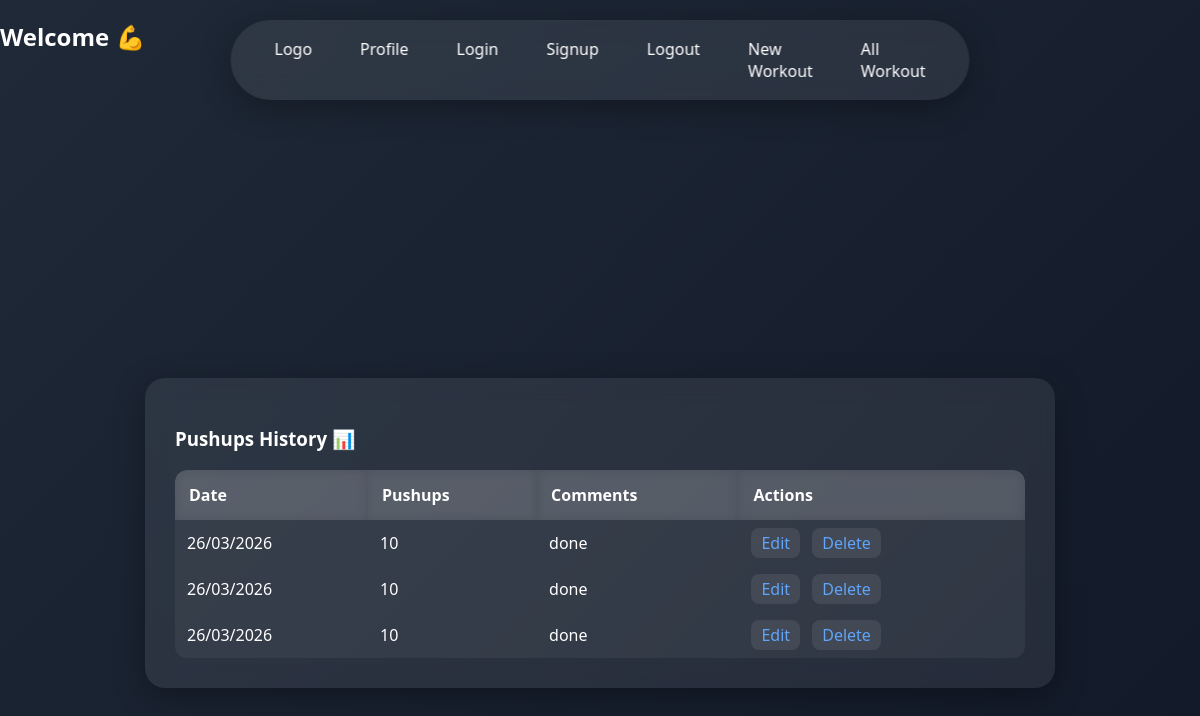
Page /all (signed in) on the earlier database version.
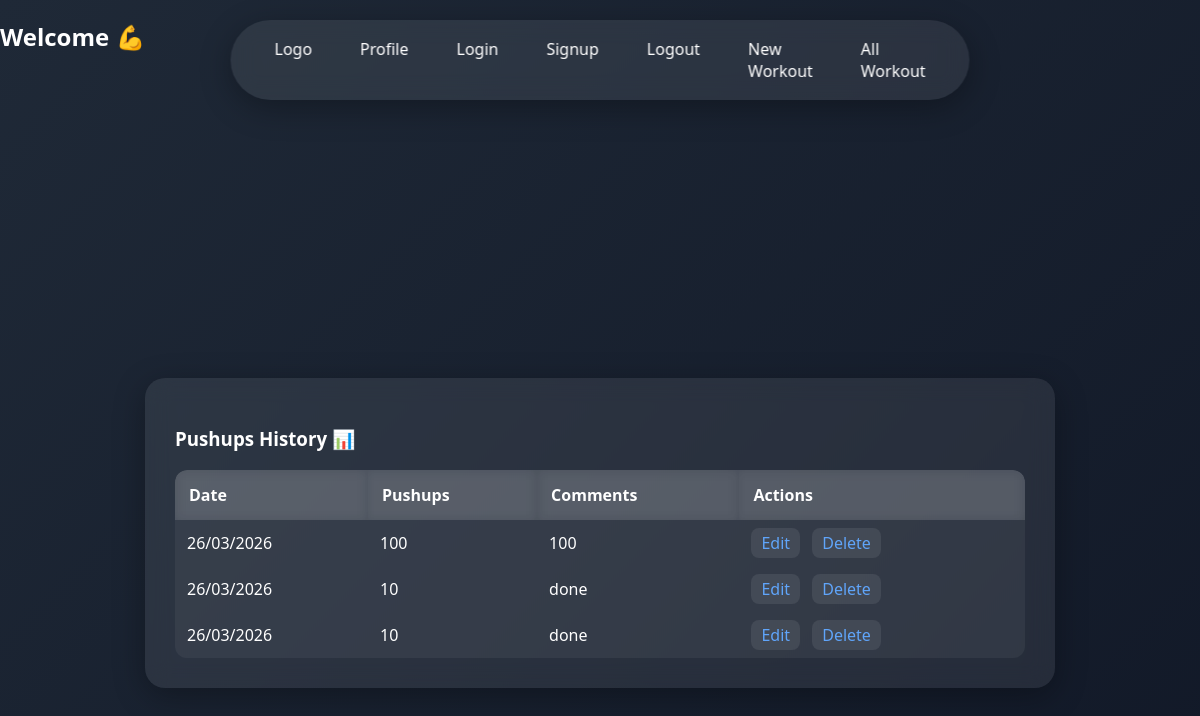
Same page on the later database version.
### pushups_logger/models.py (models this page shows)
class Workout(db.Model):
    id = db.Column(db.Integer, primary_key=True)
    pushups = db.Column(db.Integer,nullable=False)
    date_posted = db.Column(db.DateTime,nullable=False,default=datetime.utcnow)
    comment = db.Column(db.Text, nullable=False)
    user_id = db.Column(db.Integer, db.ForeignKey('user.id'), nullable=False)

### pushups_logger/main.py (the view)
@main.route('/all')
@login_required
def user_workouts():
    user = User.query.filter_by(email=current_user.email).first_or_404()
    workouts = user.workouts
    return render_template('all_workouts.html',workouts=workouts,user=user)

### pushups_logger/__init__.py (called while the page is built)
def create_app():
    app = Flask(__name__)
    basedir = os.path.abspath(os.path.dirname(__file__))
    app.config['SECRET_KEY'] = 'secret-key'
    app.config['SQLALCHEMY_DATABASE_URI'] = 'sqlite:///' + os.path.join(basedir, 'db.sqlite')
    app.config['SQLALCHEMY_DATABASE_URI'] = 'sqlite:///db.sqlite'
    db.init_app(app)
    login_manager = LoginManager()
    login_manager.login_view = 'auth.login'
    login_manager.init_app(app)
    from .models import User
    @login_manager.user_loader
    def load_user(user_id):
        return User.query.get(int(user_id))
    from .main import main as main_blueprint
    app.register_blueprint(main_blueprint)
    from .auth import auth as auth_blueprint
    app.register_blueprint(auth_blueprint)
    from . import models
    return app

### pushups_logger/templates/all_workouts.html (shortened to what this page needs)
{% extends 'base.html' %}
{% block head %}
{{ super() }}
    <link rel="stylesheet" href="/static/style.css">
{% endblock %}
{% block content %}
<h2>Welcome {{ name }} 💪</h2>
<div class="container">
<div class="glass table-card">
<h3>Pushups History 📊</h3>
<div class="table-wrapper">
<table>
<thead>
<tr>
<th>Date</th>
<th>Pushups</th>
<th>Comments</th>
<th>Actions</th>
</tr>
</thead>
<tbody>
{% for workout in workouts %}
<tr>
<td>{{ workout.date_posted.strftime('%d/%m/%Y') }}</td>
<td>{{ workout.pushups }}</td>
<td>{{ workout.comment }}</td>
    <td>
        <a href="#" onclick="openModal({{ workout.id }})">Edit</a>
        <a href="#">Delete</a>
    </td>
</tr>
{% endfor %}
</tbody>
</table>
</div>
</div>
</div>
{% endblock %}

### pushups_logger/templates/base.html
<!DOCTYPE html>
<html>
<head>
    {% block head %}
    <link rel="stylesheet" href="/static/style.css">
    {% endblock %}
</head>
<body>
<div class="navbar">
<a href="{{ url_for('main.index') }}">Logo</a>
<a href="{{ url_for('main.profile') }}">Profile</a>
<a href="{{ url_for('auth.login') }}">Login</a>
<a href="{{ url_for('auth.signup') }}">Signup</a>
<a href="{{ url_for('auth.logout') }}">Logout</a>
<a href="/new">New Workout</a>
<a href="/all">All Workout</a>
</div>
{% block content %}
{% endblock %}
</body>
</html>

### pushups_logger/static/style.css (style rules this page uses)
body { margin: 0; font-family: 'Segoe UI', sans-serif; background: linear-gradient(135deg, #1f2937, #111827); color: white; }
.container { display: flex; justify-content: center; align-items: center; height: 100vh; margin-top: 80px; }
.glass { background: rgba(255,255,255,0.08); backdrop-filter: blur(12px); border-radius: 20px; padding: 40px; width: 350px; box-shadow: 0 8px 32px rgba(0,0,0,0.3); }
a { color: #60a5fa; text-decoration: none; }
.navbar { position: fixed; top: 20px; left: 50%; transform: translateX(-50%); display: flex; gap: 20px; padding: 12px 30px; background: rgba(255,255,255,0.08); backdrop-filter: blur(12px); border-radius: 40px; box-shadow: 0 8px 32px rgba(0,0,0,0.3); }
.navbar a { color: white; font-weight: 500; padding: 6px 14px; border-radius: 20px; }
.table-card { width: 850px; padding: 30px; }
.table-wrapper { max-height: 320px; overflow-y: auto; border-radius: 12px; }
table { width: 100%; border-collapse: collapse; }
thead th { position: sticky; top: 0; background: rgba(255,255,255,0.15); backdrop-filter: blur(6px); z-index: 2; }
th { padding: 14px; text-align: left; }
td { padding: 12px; background: rgba(255,255,255,0.05); }
td a { padding: 4px 10px; margin-right: 8px; border-radius: 8px; background: rgba(255,255,255,0.08); }

Differences in the rows shown:
changed Workout (number 1 of 3 on the later page): pushups "10" → "100"; comment "done" → "100"
